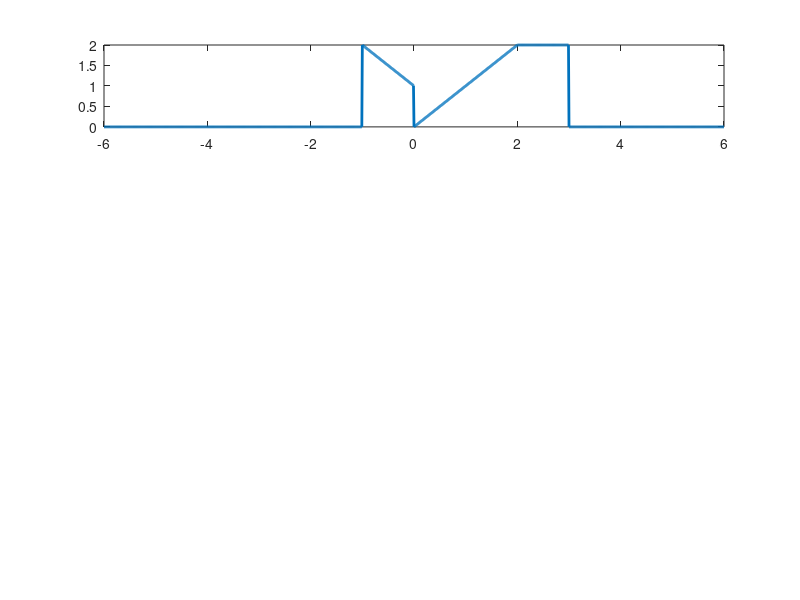

Reproduce this figure in MATLAB.
t = -6:0.01:6; %define t as a vector
x = zeros(1, length(t)); %initializ x(t) as an all-zero vector
for i = 1:length(t)
    if t(i) >=-1 && t(i) < 0
        x(i) = -t(i)+1;
    elseif t(i) >= 0 && t(i) < 2
        x(i)=t(i);
    elseif t(i) >=2 && t(i) < 3
        x(i) = 2;
    else
        x(i)= 0;
    end
end

figure;
subplot(4,1,1);
plot(t,x,'linewidth',2); % plot x(t)
